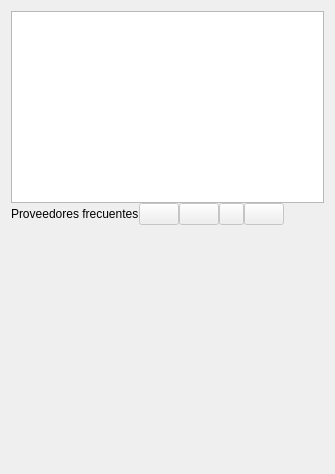
         <widget class="QWidget" name="tab_proveedores">
          <attribute name="title">
           <string>Proveedores </string>
          </attribute>
          <layout class="QVBoxLayout" name="verticalLayout_4">
           <item>
            <layout class="QVBoxLayout" name="verticalLayout_2">
             <property name="spacing">
              <number>0</number>
             </property>
             <item>
              <widget class="QTableView" name="tablaProveedores">
               <property name="maximumSize">
                <size>
                 <width>16777215</width>
                 <height>299</height>
                </size>
               </property>
               <property name="editTriggers">
                <set>QAbstractItemView::NoEditTriggers</set>
               </property>
               <property name="alternatingRowColors">
                <bool>true</bool>
               </property>
               <property name="selectionMode">
                <enum>QAbstractItemView::SingleSelection</enum>
               </property>
               <property name="selectionBehavior">
                <enum>QAbstractItemView::SelectRows</enum>
               </property>
               <property name="gridStyle">
                <enum>Qt::DotLine</enum>
               </property>
               <property name="sortingEnabled">
                <bool>true</bool>
               </property>
               <attribute name="verticalHeaderVisible">
                <bool>false</bool>
               </attribute>
              </widget>
             </item>
             <item>
              <layout class="QHBoxLayout" name="horizontalLayout_3">
               <item>
                <widget class="QLabel" name="label_23">
                 <property name="text">
                  <string>Proveedores frecuentes</string>
                 </property>
                </widget>
               </item>
               <item>
                <widget class="QPushButton" name="btnAnadirProveedores">
                 <property name="enabled">
                  <bool>false</bool>
                 </property>
                 <property name="toolTip">
                  <string>&lt;html&gt;&lt;head/&gt;&lt;body&gt;&lt;p&gt;&lt;span style=&quot; color:#ff0000;&quot;&gt;Añadir proveedor frecuente a ficha de artículo&lt;/span&gt;&lt;/p&gt;&lt;p&gt;&lt;br/&gt;&lt;/p&gt;&lt;/body&gt;&lt;/html&gt;</string>
                 </property>
                 <property name="text">
                  <string/>
                 </property>
                 <property name="icon">
                  <iconset resource="../maya.qrc">
                   <normaloff>:/Icons/PNG/add.png</normaloff>:/Icons/PNG/add.png</iconset>
                 </property>
                 <property name="iconSize">
                  <size>
                   <width>15</width>
                   <height>15</height>
                  </size>
                 </property>
                </widget>
               </item>
               <item>
                <widget class="QPushButton" name="btnEditarProveedorFrecuente">
                 <property name="enabled">
                  <bool>false</bool>
                 </property>
                 <property name="toolTip">
                  <string>&lt;html&gt;&lt;head/&gt;&lt;body&gt;&lt;p&gt;&lt;span style=&quot; color:#ff0000;&quot;&gt;Editar datos proveedor frecuente&lt;/span&gt;&lt;/p&gt;&lt;/body&gt;&lt;/html&gt;</string>
                 </property>
                 <property name="text">
                  <string/>
                 </property>
                 <property name="icon">
                  <iconset resource="../maya.qrc">
                   <normaloff>:/Icons/PNG/edit.png</normaloff>:/Icons/PNG/edit.png</iconset>
                 </property>
                 <property name="iconSize">
                  <size>
                   <width>15</width>
                   <height>15</height>
                  </size>
                 </property>
                </widget>
               </item>
               <item>
                <widget class="QPushButton" name="btnBorrarProveedores">
                 <property name="enabled">
                  <bool>false</bool>
                 </property>
                 <property name="maximumSize">
                  <size>
                   <width>25</width>
                   <height>16777215</height>
                  </size>
                 </property>
                 <property name="toolTip">
                  <string>&lt;html&gt;&lt;head/&gt;&lt;body&gt;&lt;p&gt;&lt;span style=&quot; color:#ff0000;&quot;&gt;Quitar proveedor frecuente de ficha de artículo&lt;/span&gt;&lt;/p&gt;&lt;/body&gt;&lt;/html&gt;</string>
                 </property>
                 <property name="text">
                  <string/>
                 </property>
                 <property name="icon">
                  <iconset resource="../maya.qrc">
                   <normaloff>:/Icons/PNG/borrar.png</normaloff>:/Icons/PNG/borrar.png</iconset>
                 </property>
                 <property name="iconSize">
                  <size>
                   <width>15</width>
                   <height>15</height>
                  </size>
                 </property>
                </widget>
               </item>
               <item>
                <widget class="QPushButton" name="btnAsignarProveedor">
                 <property name="enabled">
                  <bool>false</bool>
                 </property>
                 <property name="toolTip">
                  <string>&lt;html&gt;&lt;head/&gt;&lt;body&gt;&lt;p&gt;&lt;span style=&quot; color:#ff0000;&quot;&gt;Asignar como proveedor principal.&lt;/span&gt;&lt;/p&gt;&lt;/body&gt;&lt;/html&gt;</string>
                 </property>
                 <property name="text">
                  <string/>
                 </property>
                 <property name="icon">
                  <iconset resource="../maya.qrc">
                   <normaloff>:/Icons/PNG/OK.png</normaloff>:/Icons/PNG/OK.png</iconset>
                 </property>
                 <property name="iconSize">
                  <size>
                   <width>15</width>
                   <height>15</height>
                  </size>
                 </property>
                </widget>
               </item>
               <item>
                <spacer name="horizontalSpacer_2">
                 <property name="orientation">
                  <enum>Qt::Horizontal</enum>
                 </property>
                 <property name="sizeHint" stdset="0">
                  <size>
                   <width>40</width>
                   <height>20</height>
                  </size>
                 </property>
                </spacer>
               </item>
              </layout>
             </item>
            </layout>
           </item>
           <item>
            <widget class="OpenChart" name="graf_prov" native="true">
             <property name="sizePolicy">
              <sizepolicy hsizetype="Expanding" vsizetype="Preferred">
               <horstretch>0</horstretch>
               <verstretch>0</verstretch>
              </sizepolicy>
             </property>
             <property name="minimumSize">
              <size>
               <width>0</width>
               <height>232</height>
              </size>
             </property>
             <property name="Title" stdset="0">
              <string>PVD Distribuidores</string>
             </property>
             <property name="Etiquetas" stdset="0">
              <bool>true</bool>
             </property>
             <property name="ValoresEjeY" stdset="0">
              <bool>true</bool>
             </property>
             <property name="Leyenda" stdset="0">
              <bool>false</bool>
             </property>
             <property name="animationDuration" stdset="0">
              <number>700</number>
             </property>
            </widget>
           </item>
          </layout>
         </widget>
